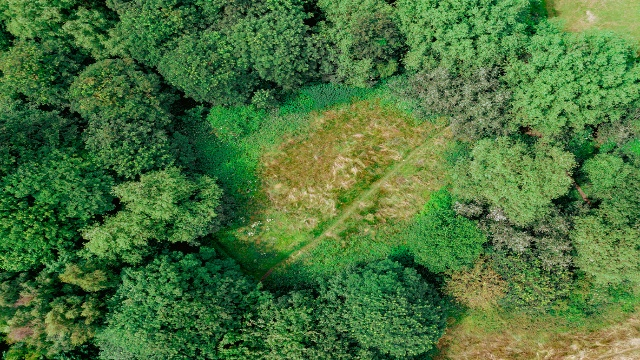
#> input picture python-service/tmp_resized.jpg, 640 x 360 px
$ python vegetation.py ../../python-service/tmp_resized.jpg
#> lines starting #> are read from the running program, lines starting #| are printed output that depends on the picture; after the words box and inside, x2 and y2 are one past the last pixel; in counts of white or black regions, pixels touching at a corner belong together; long printed decimals are rounded
"""
vegetation.py — Continuous vegetation indices + adaptive (Otsu) thresholding.

Why this exists
---------------
The HSV canopy mask in train/canopy.py uses fixed thresholds (H ∈ 25..95,
S/V > 30). Validation shows that's brittle:
  • 100% false-positive rate on `lighting` pairs (small hue/sat shifts flip
    pixels in/out of the green band)
  • Boundary flicker after registration (sub-pixel interpolation moves
    pixels across the hard threshold)

Vegetation indices like ExG produce a CONTINUOUS-valued "greenness" score
per pixel. Combined with Otsu's adaptive thresholding, that gives masks
that are far more stable across lighting, registration artifacts, and
minor color shifts.

Available indices
-----------------
  ExG   (Excess Green)              : 2G − R − B            Woebbecke 1995
  ExGR  (ExG minus Excess Red)      : 3G − 2.4R − B         Meyer & Camargo Neto 2008
  CIVE  (Color Index of Vegetation) : 0.441R − 0.811G + 0.385B + 18.78745
                                      (negated so higher = more vegetation)
  VARI  (Visible Atmospheric Resist): (G − R) / (G + R − B)

Drop-in compatibility
---------------------
`extract_vegetation_mask(bgr) -> uint8 mask` is a drop-in replacement for
`canopy.extract_canopy_mask`: same input/output, same morphology cleanup.

Usage (library)
---------------
    from core.vegetation import extract_vegetation_mask
    mask = extract_vegetation_mask(img_bgr)

    # With diagnostics:
    from core.vegetation import extract_vegetation_mask_with_info
    mask, info = extract_vegetation_mask_with_info(img, method='ExGR')

Usage (CLI)
-----------
    python -m core.vegetation image.jpg
    python -m core.vegetation image.jpg --method ExGR
    python -m core.vegetation image.jpg --debug-vis vis.jpg
"""

from __future__ import annotations

import argparse
import json
import sys
from dataclasses import dataclass
from pathlib import Path

import cv2
import numpy as np


# ─── DEFAULTS ─────────────────────────────────────────────────────────────────
DEFAULT_METHOD    = "ExG"
MIN_BLOB_PIXELS   = 100             # drop isolated specks
MORPH_KERNEL_SIZE = 5
AVAILABLE_INDICES = ("ExG", "ExGR", "CIVE", "VARI")


# ─── VEGETATION INDEX FUNCTIONS ───────────────────────────────────────────────

def excess_green(img_bgr: np.ndarray) -> np.ndarray:
    """ExG = 2G − R − B  (Woebbecke 1995). Returns int16 (can be negative)."""
    img = img_bgr.astype(np.int16)
    B, G, R = cv2.split(img)
    return (2 * G - R - B).astype(np.int16)


# [26 lines left out: functions excess_green_minus_red, cive, vari, not called in this run]


_INDEX_DISPATCH = {
    "ExG":  excess_green,
    "ExGR": excess_green_minus_red,
    "CIVE": cive,
    "VARI": vari,
}


def vegetation_index(img_bgr: np.ndarray,
                     method: str = DEFAULT_METHOD) -> np.ndarray:
    """Compute the requested vegetation index. Returns float32 array."""
    if method not in _INDEX_DISPATCH:
        raise ValueError(f"Unknown method '{method}'. "
                         f"Available: {AVAILABLE_INDICES}")
    return _INDEX_DISPATCH[method](img_bgr).astype(np.float32)


def normalize_index(idx: np.ndarray) -> np.ndarray:
    """Linearly map any-range index to uint8 [0, 255] for thresholding."""
    lo, hi = float(idx.min()), float(idx.max())
    if hi - lo < 1e-6:
        return np.zeros_like(idx, dtype=np.uint8)
    return ((idx - lo) / (hi - lo) * 255.0).astype(np.uint8)


# ─── DIAGNOSTICS ──────────────────────────────────────────────────────────────

@dataclass
class VegetationMaskInfo:
    method:          str
    otsu_threshold:  int      # in normalized 0–255 space
    raw_threshold:   float    # in the index's native units
    pre_fraction:    float    # vegetation fraction before morphology cleanup
    final_fraction:  float    # after morphology + size filter

    def to_dict(self) -> dict:
        return {
            "method":          self.method,
            "otsu_threshold":  int(self.otsu_threshold),
            "raw_threshold":   float(self.raw_threshold),
            "pre_fraction":    float(self.pre_fraction),
            "final_fraction":  float(self.final_fraction),
        }


# ─── CLEANUP ──────────────────────────────────────────────────────────────────

def _clean_mask(mask: np.ndarray, *,
                min_blob_pixels: int,
                apply_morphology: bool) -> np.ndarray:
    """Morphological open + close, then drop small connected components."""
    if apply_morphology:
        kernel = cv2.getStructuringElement(
            cv2.MORPH_ELLIPSE,
            (MORPH_KERNEL_SIZE, MORPH_KERNEL_SIZE))
        mask = cv2.morphologyEx(mask, cv2.MORPH_OPEN,  kernel)
        mask = cv2.morphologyEx(mask, cv2.MORPH_CLOSE, kernel)

    if min_blob_pixels > 0:
        n, labels, stats, _ = cv2.connectedComponentsWithStats(
            mask, connectivity=8)
        out = np.zeros_like(mask)
        for i in range(1, n):
            if stats[i, cv2.CC_STAT_AREA] >= min_blob_pixels:
                out[labels == i] = 255
        mask = out
    return mask


# ─── PUBLIC API ───────────────────────────────────────────────────────────────

def extract_vegetation_mask_with_info(
        img_bgr: np.ndarray, *,
        method: str = DEFAULT_METHOD,
        min_blob_pixels: int = MIN_BLOB_PIXELS,
        apply_morphology: bool = True,
) -> tuple[np.ndarray, VegetationMaskInfo]:
    """
    Full pipeline: vegetation index → Otsu → morphology → size filter.

    Returns (binary_mask_uint8, info).
    """
    if img_bgr is None or img_bgr.size == 0:
        raise ValueError("extract_vegetation_mask: empty input")

    idx = vegetation_index(img_bgr, method=method)
    idx8 = normalize_index(idx)

    otsu_t, raw_mask = cv2.threshold(
        idx8, 0, 255, cv2.THRESH_BINARY + cv2.THRESH_OTSU)
    pre_fraction = float((raw_mask > 0).sum()) / raw_mask.size

    final = _clean_mask(raw_mask,
                        min_blob_pixels=min_blob_pixels,
                        apply_morphology=apply_morphology)
    final_fraction = float((final > 0).sum()) / final.size

    # Map otsu_t (uint8 normalized) back to the index's own units
    lo, hi = float(idx.min()), float(idx.max())
    raw_t = lo + (otsu_t / 255.0) * (hi - lo)

    info = VegetationMaskInfo(
        method=method,
        otsu_threshold=int(otsu_t),
        raw_threshold=float(raw_t),
        pre_fraction=pre_fraction,
        final_fraction=final_fraction,
    )
    return final, info


# [193 lines left out: functions extract_vegetation_mask, extract_vegetation_masks_paired, continuous_change_masks, make_debug_vis, not called in this run]


# ─── CLI ──────────────────────────────────────────────────────────────────────

def _cli():
    p = argparse.ArgumentParser(
        description="Compute vegetation mask from a continuous index + Otsu",
        formatter_class=argparse.RawDescriptionHelpFormatter)
    p.add_argument("image",  type=Path)
    p.add_argument("--method", default=DEFAULT_METHOD,
                   choices=AVAILABLE_INDICES,
                   help=f"Index (default: {DEFAULT_METHOD})")
    p.add_argument("--out",       type=Path, default=Path("vegetation_mask.png"))
    p.add_argument("--debug-vis", type=Path, default=None)
    p.add_argument("--min-blob",  type=int,  default=MIN_BLOB_PIXELS)
    p.add_argument("--no-morph",  action="store_true")
    args = p.parse_args()

    img = cv2.imread(str(args.image))
#> img is the input picture: shape (360, 640, 3); mean B, G, R 58.9, 115.6, 74.7
    if img is None:
        sys.exit(f"Cannot read {args.image}")

    mask, info = extract_vegetation_mask_with_info(
        img, method=args.method,
        min_blob_pixels=args.min_blob,
        apply_morphology=not args.no_morph,
    )
#> in excess_green, `B, G, R = cv2.split(img)`:
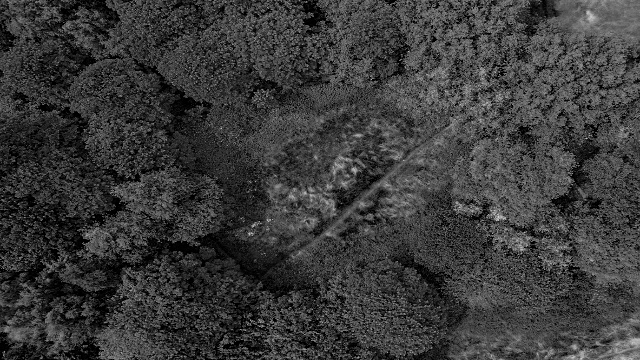
#> B: shape (360, 640) int16; min 0, max 217, mean 58.9
#> in excess_green, `B, G, R = cv2.split(img)`:
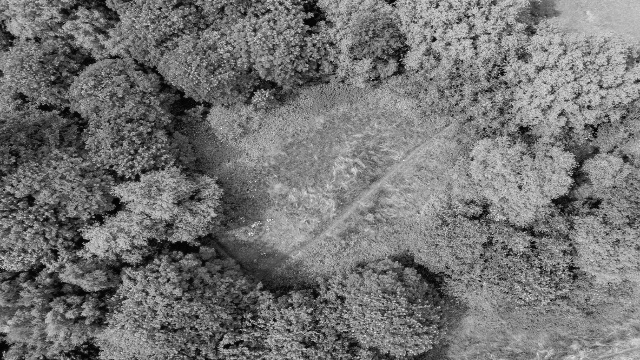
#> G: shape (360, 640) int16; min 0, max 254, mean 115.6
#> in excess_green, `B, G, R = cv2.split(img)`:
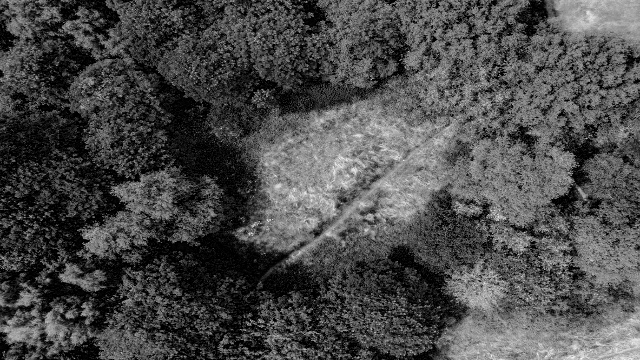
#> R: shape (360, 640) int16; min 0, max 252, mean 74.7
#> in excess_green, `return (2 * G - R - B).astype(np.int16)`:
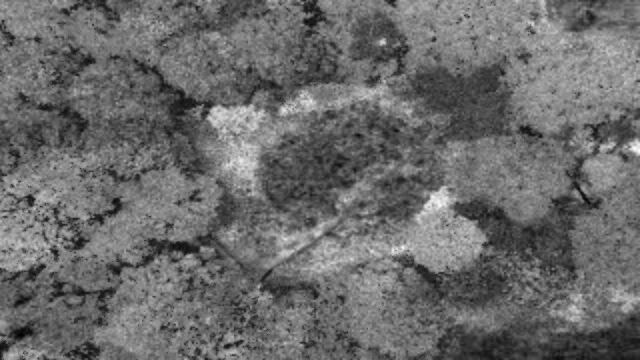
#> returned value: shape (360, 640) int16; min -22, max 263, mean 97.6; drawn with min black and max white
#> in normalize_index, `lo, hi = float(idx.min()), float(idx.max())`: lo = -22; hi = 263
#> in extract_vegetation_mask_with_info, `otsu_t, raw_mask = cv2.threshold( idx8, 0, 255, cv2.THRESH_BINARY + cv..`:
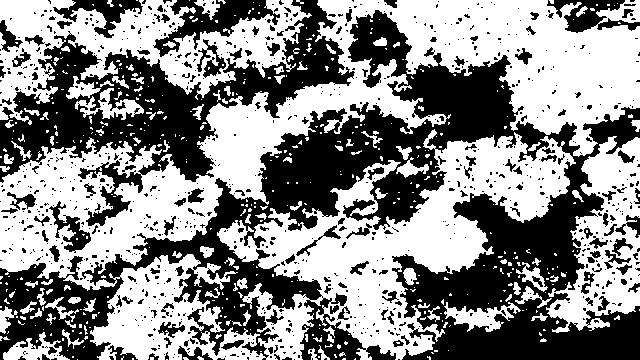
#> raw_mask: shape (360, 640); 53.9% white; 921 black regions (783 under 20 px), largest, box (x1, y1, x2, y2) and area: (0, 10, 640, 360) 66524, (0, 0, 355, 226) 22369, (153, 0, 280, 57) 2585
#> in extract_vegetation_mask_with_info, `otsu_t, raw_mask = cv2.threshold( idx8, 0, 255, cv2.THRESH_BINARY + cv..`: otsu_t = 104
#> in extract_vegetation_mask_with_info, `pre_fraction = float((raw_mask > 0).sum()) / raw_mask.size`: pre_fraction = 0.539
#> in _clean_mask, `mask = cv2.morphologyEx(mask, cv2.MORPH_OPEN,  kernel)`: mask: shape (360, 640); 46.1% white; 151 white regions (32 under 20 px), largest, box (x1, y1, x2, y2) and area: (0, 0, 640, 278) 45987, (274, 136, 570, 360) 20037, (0, 0, 235, 95) 7642
#> in _clean_mask, `mask = cv2.morphologyEx(mask, cv2.MORPH_CLOSE, kernel)`: mask: shape (360, 640); 49.4% white; 68 white regions (18 under 20 px), largest, box (x1, y1, x2, y2) and area: (0, 0, 640, 360) 76053, (0, 0, 306, 120) 14176, (549, 137, 640, 330) 8147
#> in _clean_mask, `n, labels, stats, _ = cv2.connectedComponentsWithStats( mask, connecti..`:
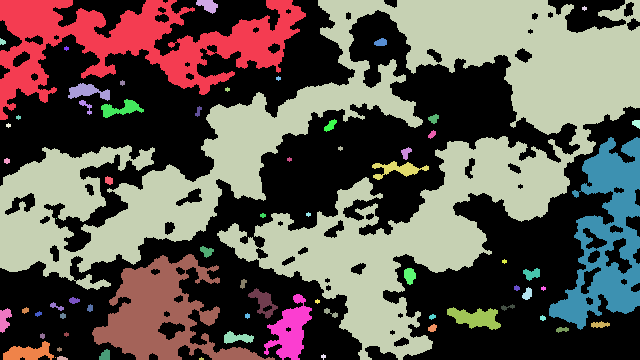
#> labels: shape (360, 640) int32; 69 distinct labels, from 0 to 68; one colour per label, 0 black
#> in _clean_mask, `n, labels, stats, _ = cv2.connectedComponentsWithStats( mask, connecti..`: n = 69; stats = 69 rows, first 6: [0, 0, 640, 360, 116657], [0, 0, 306, 120, 14176], [196, 0, 22, 14, 187], [0, 0, 640, 360, 76053], [582, 6, 5, 5, 17], [0, 38, 6, 7, 30]
#> after the loop in _clean_mask, `for i in range(1, n):`:
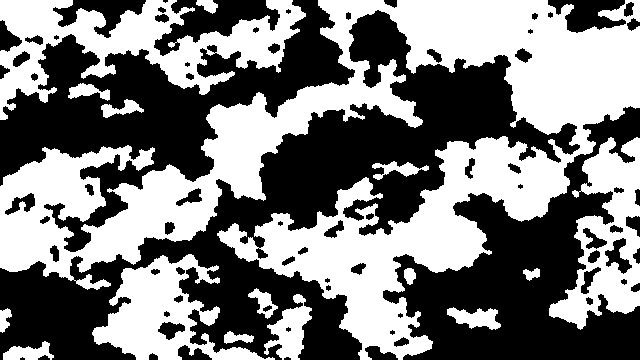
#> out: shape (360, 640); 48.5% white; 16 white regions, largest, box (x1, y1, x2, y2) and area: (0, 0, 640, 360) 76053, (0, 0, 306, 120) 14176, (549, 137, 640, 330) 8147
#> in extract_vegetation_mask_with_info, `final_fraction = float((final > 0).sum()) / final.size`: final_fraction = 0.485
#> in extract_vegetation_mask_with_info, `lo, hi = float(idx.min()), float(idx.max())`: lo = -22; hi = 263
#> in extract_vegetation_mask_with_info, `raw_t = lo + (otsu_t / 255.0) * (hi - lo)`: raw_t = 94.24

    cv2.imwrite(str(args.out), mask)
    print(json.dumps(info.to_dict(), indent=2))
#| {
#|   "method": "ExG",
#|   "otsu_threshold": 104,
#|   "raw_threshold": 94.235,
#|   "pre_fraction": 0.5394,
#|   "final_fraction": 0.4852
#| }
    print(f"\nVegetation mask → {args.out}", file=sys.stderr)

    if args.debug_vis is not None:
        vis = make_debug_vis(img, method=args.method)
        cv2.imwrite(str(args.debug_vis), vis)
        print(f"Debug panel    → {args.debug_vis}", file=sys.stderr)


if __name__ == "__main__":
    _cli()
